Frame 1 (no input): blank canvas, image omitted
Frame 60 (no input): blank canvas, image omitted
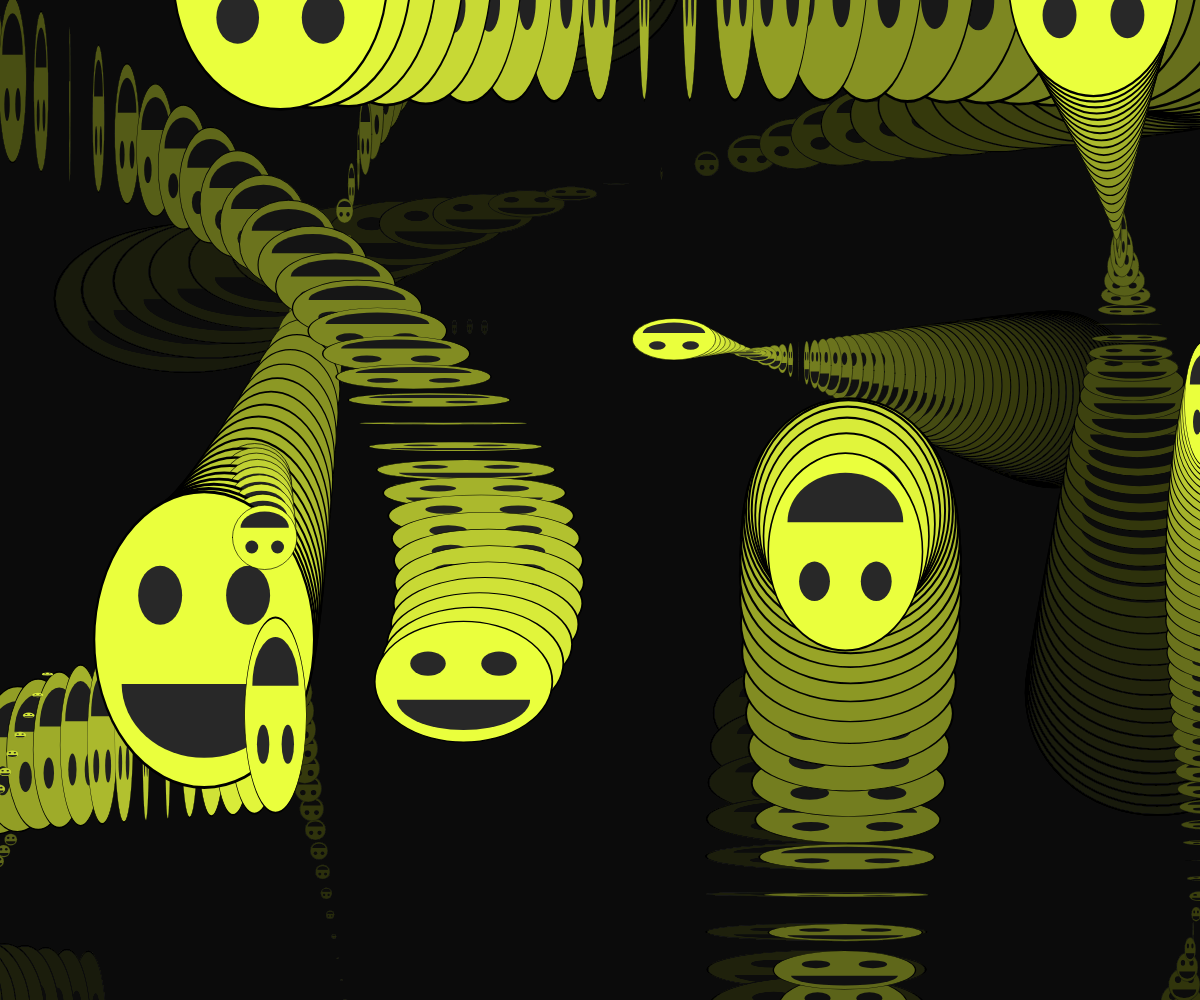
Frame 120 (the mouse pressed at the canvas centre since frame 60)

The p5.js sketch whose frames 1 and 60 were blank and that drew this single picture after the mouse press (run headless with seeded random() and noise() and a simulated clock; from frame 60 on, the mouse is pressed at the canvas centre):

// p5.js sketch
// ── sketch.js
let smileys = [];
let t = 0;

function setup(){
    createCanvas( windowWidth, windowHeight );

    // create a bunch of random, sine movement smileys
    for (var i = 0; i < 20; i++) {

        // add new smiley objs to the array
        smileys.push(
            {
                period: { x: random(60, 240), y: random(60, 240) },
                maxSize: random(4),
                maxDist: {
                    x: random(width/2),
                    y: random(height/2)
                },
                pos: {
                    x: random(width),
                    y: random(height)
                }
            } // <- end smiley obj
        ); // end array push
    } // end for loop
}

function draw() {
    // set the background to 'white'
    background(0, 0, 0, 10 );

    // determine the number of smileys to draw in the array
    // based on mouse position
    // i.e. left=0 - right=all
    let numToDraw = map( mouseX, 0, width, 0, smileys.length );
    for ( let i = 0; i < numToDraw; i++ ) {
        // draw the smileys
        drawSmiley( smileys[i], t );
    }

    // increment time for the sine wave functions
    t++;

}

/* Draw the Smiley */
function drawSmiley( smiley, time ) {
    // determine the value of individual sine wave functions
    let x = sinePos( smiley.period.x, time );
    let y = sinePos( smiley.period.y, time );

    let pos_x = x * smiley.maxDist.x + smiley.pos.x;
    let pos_y = y * smiley.maxDist.y + smiley.pos.y;

    // draw a smiley based on object data
    smileyFace(
        pos_x,
        pos_y,
        x * smiley.maxSize,
        y * smiley.maxSize
    );
}


/* SMILEY FACE FUNCTION */
function smileyFace( pos_x, pos_y, scale_x, scale_y ) {
    push(); // <- Begin sandbox

    // 1. scale and position smiley face
    translate( pos_x, pos_y );
    scale( scale_x, scale_y );

    // 2. draw smiley face
    stroke( 0 );
    fill('rgba(234, 255, 61, 1.0)');
    ellipse( 0, 0, 100 );
    noStroke();
    fill( 40, 255 );
    arc( 0, 15, 75, 50, 0, PI );
    ellipse( -20, -15, 20 );
    ellipse( 20, -15, 20 );

    pop(); // <- End sandbox
}


/* sine function */
function sinePos( timeScale, time ) {
    let val = sin( TWO_PI * time/timeScale );
    return val;
}
